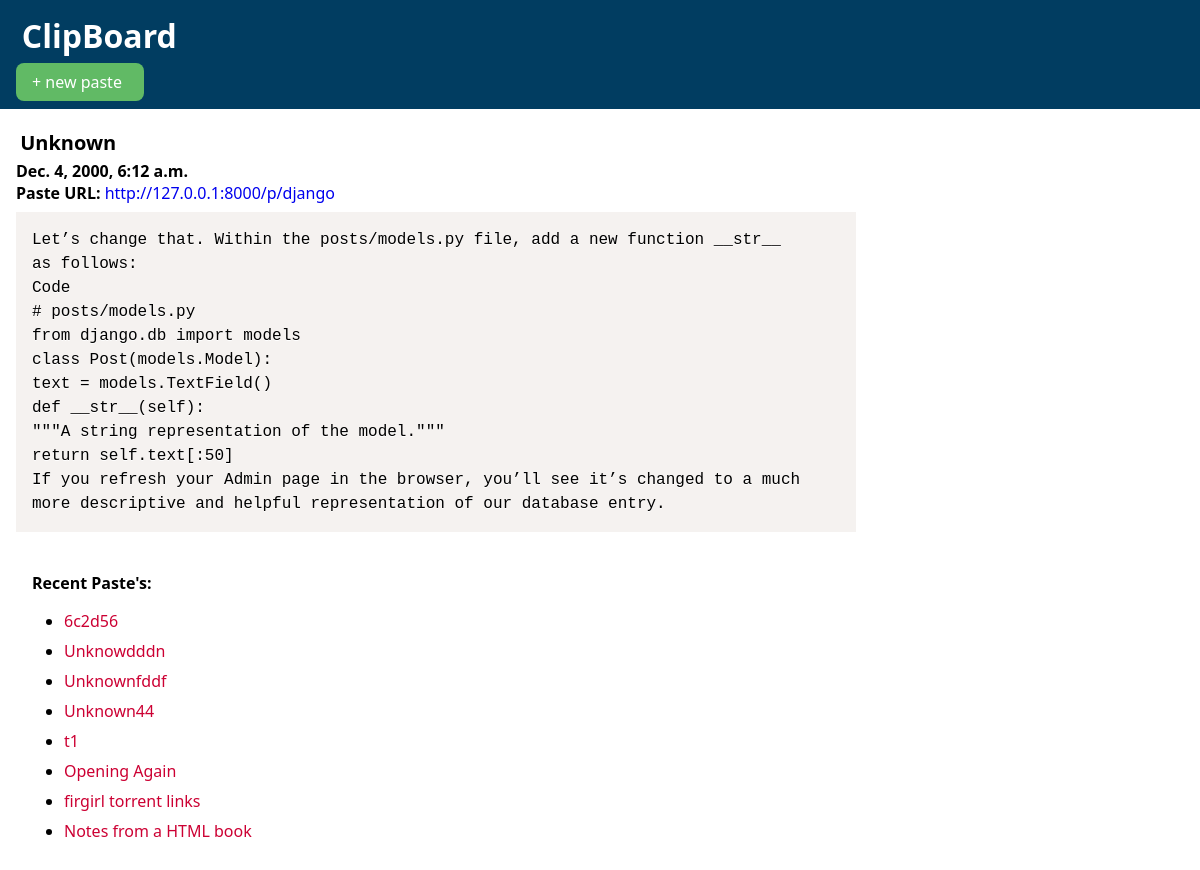
Before: /p/django/ with the older database file.
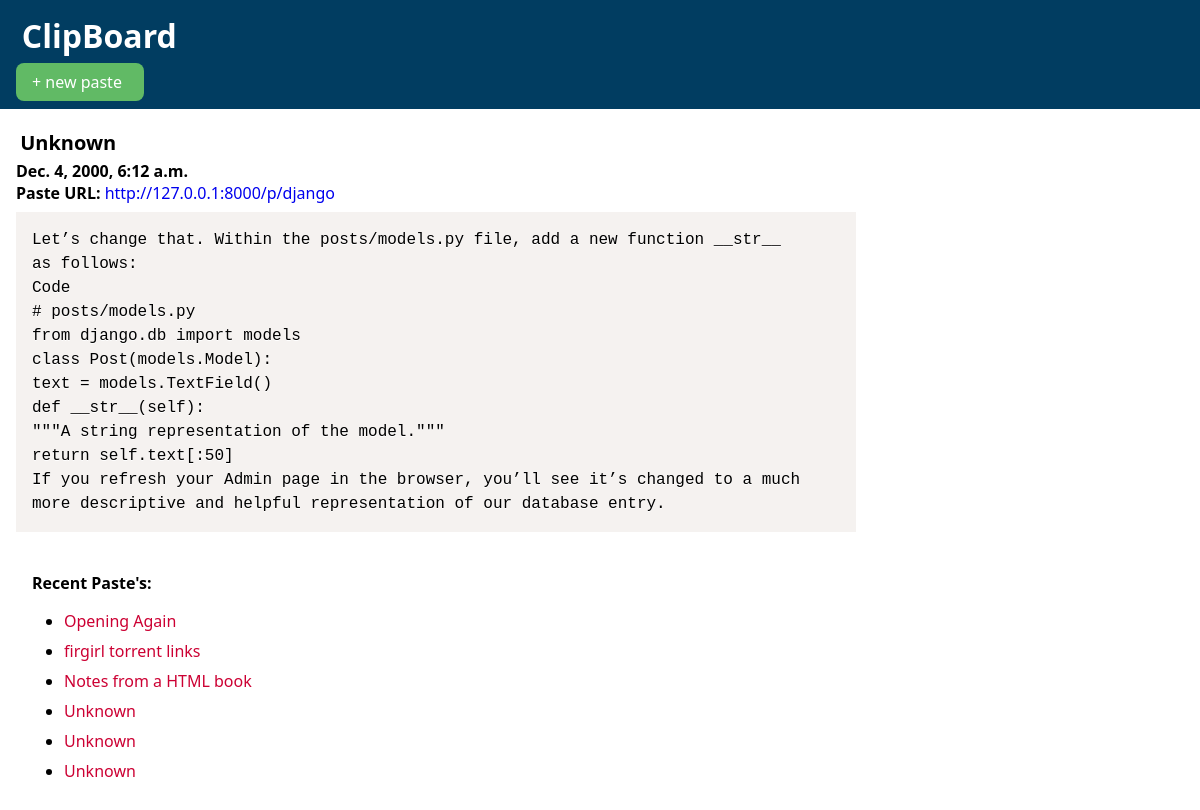
After: the same page with the newer database file.
### todoapp/models.py (models this page shows, shortened)
class Todo(models.Model):
    alphanumeric = RegexValidator(r'^[0-9a-zA-Z]*$', 'Only alphanumeric characters are allowed.')
    title=models.CharField(max_length=40, default="Unknown")
    text=models.TextField()
    link_code=models.CharField(max_length=8,unique=True, validators=[alphanumeric])
    langs=[('c','C'),('cpp','CPP'),('py','Python')]
    lang=models.CharField(max_length=10, choices=langs, default='c')
    date=models.DateTimeField(auto_now_add=True)

### todoapp/views.py (the view)
# urls.py: url(r'^p/(?P<link_c>[-\w]+)/$', views.show_todo, name='show_todo'),
def show_todo(request,link_c):
    todo=Todo.objects.get(link_code=link_c)
    return render(request, "detail.html", {'todo': todo,'todos':todos})

### todoapp/templates/detail.html (shortened to what this page needs)
<head> <title>ClipBoard</title>
    <link href="http://127.0.0.1:8000/static/css/todoapp.css" rel="stylesheet">
    <link href="http://127.0.0.1:8000/static/css/prism.css" rel="stylesheet" />
</head>
<body>
    <header>
        <h1 class="logo">ClipBoard</h1>
        <div class="new_paste"><a class="npaste", href="http://127.0.0.1:8000/">+ new paste</a></div>
    </header>
<div class="main">
    <h1 class="h1title">{{todo.title}}</h1>
    <b><time>{{todo.date}}</time></b>
    <div class="hlinks">
        <b>Paste URL:</b> <a href="http://127.0.0.1:8000/p/{{todo.link_code}}">http://127.0.0.1:8000/p/{{todo.link_code}}</a>
    </div>
    <pre><code class="language-{{todo.lang}}" >{{todo.text}}</code></pre>
</div>
<aside>
    <div class="asideleft"><label>Recent Paste's:</label>
    <ul>
        {% for td in todos %}
        <li><a class="ali", href="http://127.0.0.1:8000/p/{{td.link_code}}">{{td.title}}</a></li>
    {% endfor %}
    </ul>
    </div>
</aside>
</body>

Changed rows visible on the page:
removed Todo: title "6c2d56"
removed Todo: title "Unknowdddn"
removed Todo: title "Unknownfddf"
removed Todo: title "Unknown44"
removed Todo: title "t1"
now on one of the page's lists (row unchanged): Todo: title "Unknown"
now on this page (row unchanged): Todo: title "Unknown"
now on this page (row unchanged): Todo: title "Unknown"
